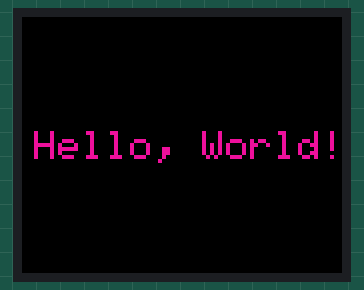
Bench run of a sketch on a simulated Arduino Uno, built with avr-gcc and run on an emulated ATmega328P. On the bench: 160×128 colour display. Random numbers use the default seed unless the sketch sets one.

Above: at 0.12 s.
At 5.17 s:
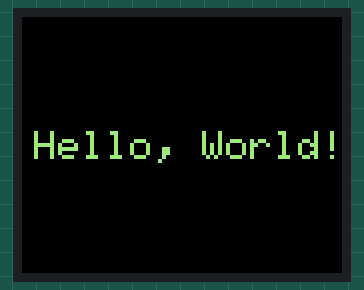
At 10.01 s:
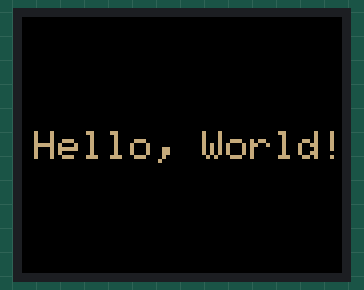
At 19.9 s:
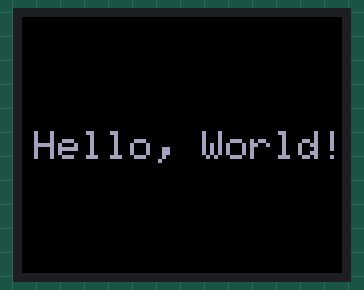
At 29.79 s:
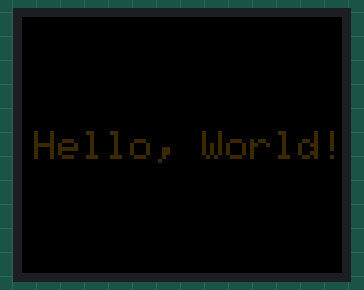
At 39.89 s:
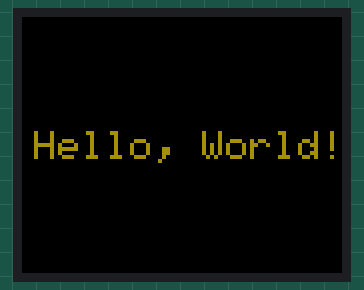

The sketch:

TFT_HelloWorld.ino
```cpp
/*
 * Rui Santos
 * Complete Project Details https://randomnerdtutorials.com
 */

// include TFT and SPI libraries
#include <TFT.h>
#include <SPI.h>

// pin definition for Arduino UNO
#define cs   10
#define dc   9
#define rst  8


// create an instance of the library
TFT TFTscreen = TFT(cs, dc, rst);

void setup() {

  //initialize the library
  TFTscreen.begin();

  // clear the screen with a black background
  TFTscreen.background(0, 0, 0);
  //set the text size
  TFTscreen.setTextSize(2);
}

void loop() {

  //generate a random color
  int redRandom = random(0, 255);
  int greenRandom = random (0, 255);
  int blueRandom = random (0, 255);

  // set a random font color
  TFTscreen.stroke(redRandom, greenRandom, blueRandom);

  // print Hello, World! in the middle of the screen
  TFTscreen.text("Hello, World!", 6, 57);

  // wait 200 miliseconds until change to next color
  delay(200);
}
```
